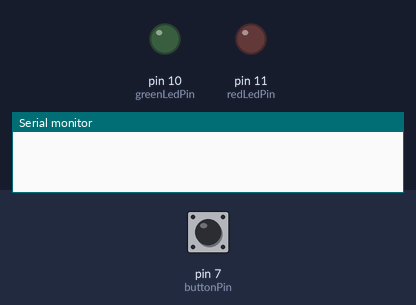
The sketch below on a simulated Arduino Uno, built with avr-gcc and run on an emulated ATmega328P. Shown: output pins drawn as LEDs (lit = HIGH), the last lines printed to the serial monitor. Inputs (shaded band) come from the test bench; at power-on: pin 7 (buttonPin) HIGH.

Above: at 1.2 s.
1.3 s: pin 7 (buttonPin) pulled LOW for 0.15 s
At 1.9 s:
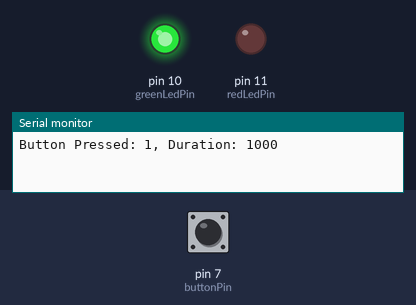
4.4 s: pin 7 (buttonPin) pulled LOW for 1 s
At 7.0 s:
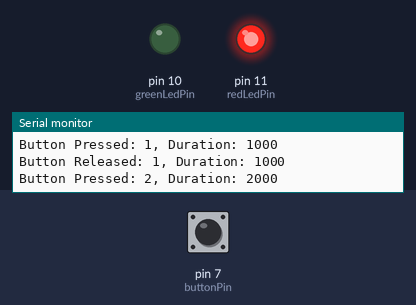
8.4 s: pin 7 (buttonPin) pulled LOW for 3.2 s
At 15.7 s:
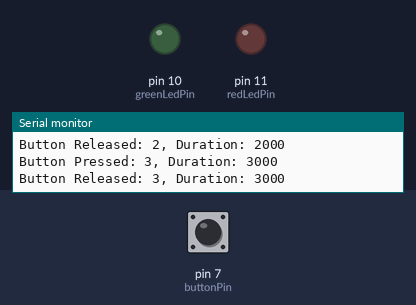
Timing chart, 0 to 17.2 s (numbered marks = the images above; inputs shaded):
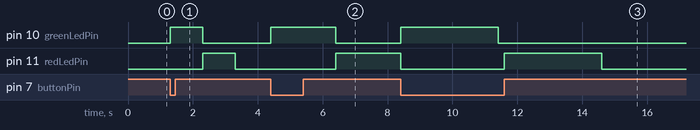

Measured:
- after the input at 1.3 s, pin 10 (greenLedPin): LOW → HIGH at once, → LOW 1.0 s later; pin 11 (redLedPin): LOW → HIGH after 1.0 s, → LOW 1.0 s later
- after the input at 4.4 s, pin 10 (greenLedPin): LOW → HIGH at once, → LOW 2.0 s later; pin 11 (redLedPin): LOW → HIGH after 2.0 s
- after the input at 8.4 s, pin 10 (greenLedPin): LOW → HIGH at once, → LOW 3.0 s later

The sketch:

SensorsActuatorsLab3pt2.ino
```cpp
int redLedPin = 11;              // Red LED pin
int greenLedPin = 10;            // Green LED pin
int buttonPin = 7;               // Button pin
int buttonState;                 // Variable to store button state
int lastButtonState = HIGH;      // Variable to store the last state of the button
int pressCount = 0;              // Variable to count button presses
unsigned long duration = 1000;   // Initial duration of 1 second (in milliseconds)

void setup() {
    pinMode(redLedPin, OUTPUT);  // Set red LED pin as output
    pinMode(greenLedPin, OUTPUT);// Set green LED pin as output
    pinMode(buttonPin, INPUT);   // Set button pin as input

    Serial.begin(9600);          // Initialize serial communication at 9600 bps
}

void loop() {
    buttonState = digitalRead(buttonPin);  // Read the button state

    // Detect button press (LOW state)
    if (buttonState == LOW && lastButtonState == HIGH) {
        pressCount++;  // Increment press count

        // Reset the cycle after 5 presses
        if (pressCount > 5) {
            pressCount = 1;
        }

        // Calculate duration based on press count (1 to 5 seconds)
        duration = pressCount * 1000;

        // Log press count and duration to Serial Monitor
        Serial.print("Button Pressed: ");
        Serial.print(pressCount);
        Serial.print(", Duration: ");
        Serial.println(duration);

        // Light the green LED for 'duration' milliseconds when the button is pressed
        digitalWrite(greenLedPin, HIGH);
        delay(duration);
        digitalWrite(greenLedPin, LOW);
    }

    // Detect button release (HIGH state)
    if (buttonState == HIGH && lastButtonState == LOW) {
        // Light the red LED for 'duration' milliseconds when the button is released
        digitalWrite(redLedPin, HIGH);
        delay(duration);
        digitalWrite(redLedPin, LOW);

        // Log the red LED activity to Serial Monitor
        Serial.print("Button Released: ");
        Serial.print(pressCount);
        Serial.print(", Duration: ");
        Serial.println(duration);
    }

    // Save the current button state for the next loop
    lastButtonState = buttonState;
}
```
